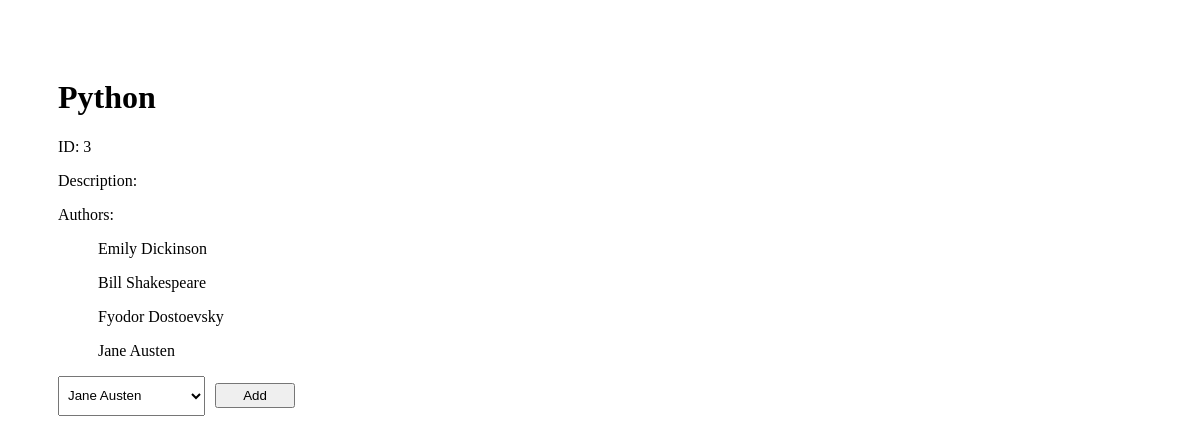
Page /books/3 on the committed database.
### books_authors_app/models.py (models this page shows)
class Book(models.Model):
    title=models.CharField(max_length=255)
    desc=models.TextField()
    created_at=models.DateTimeField(auto_now_add=True)
    updated_at=models.DateTimeField(auto_now=True)

class Author (models.Model):
    first_name=models.CharField(max_length=45)
    last_name=models.CharField(max_length=45)
    books=models.ManyToManyField(Book,related_name='authors')
    notes=models.TextField(default="")
    created_at=models.DateTimeField(auto_now_add=True)
    updated_at=models.DateTimeField(auto_now=True)

### books_authors_app/views.py (the view)
# urls.py: path('books/<int:id>', views.show_book),
def show_book(request,id):
    book_x=Book.objects.get(id=id)
    data={
        "book_title":book_x.title,
        "book_desc":book_x.desc,
        "book_authors":book_x.authors.all(),
        "book_id":book_x.id,
        "authors":Author.objects.all(),
    }
    return render(request,"book.html", data)

### books_authors_app/templates/book.html (shortened to what this page needs)
<!DOCTYPE html>
<html lang="en">
<head>
    {%load static%}
    <link rel="stylesheet" href="{% static 'style2.css' %}">
</head>
<body>
    <h1>{{book_title}}</h1>
    <p>ID: {{book_id}}<p>
    <p>Description:  {{book_desc}}</p>
    <p>Authors:</p>
    {%for author in book_authors%}
        <ul>{{author.first_name}} {{author.last_name}}</ul>
    {%endfor%}
    <form action="/process2/{{book_id}}" method="post">
        <select name="authors" id="authors">
            {%for author in authors%}
                <option value="{{author.id}}">{{author.first_name}} {{author.last_name}}</option>
            {%endfor%}
            <input type="submit" value="Add" class="button">
        </select>
    </form>
</body>
</html>

### books_authors_app/static/style2.css (style rules this page uses)
body { padding: 50px; }
#authors { height:40px; padding: 5px; }
.button { padding: 3px; margin-left: 10px; width: 80px; }

### rows in the picture
Book: title "Python"
Author: first_name "Emily", last_name "Dickinson"
Author: first_name "Bill", last_name "Shakespeare"
Author: first_name "Fyodor", last_name "Dostoevsky"
Author: first_name "Jane", last_name "Austen"

### other values in the picture
{{ book_id }} "3"
form field authors "Jane Austen"
